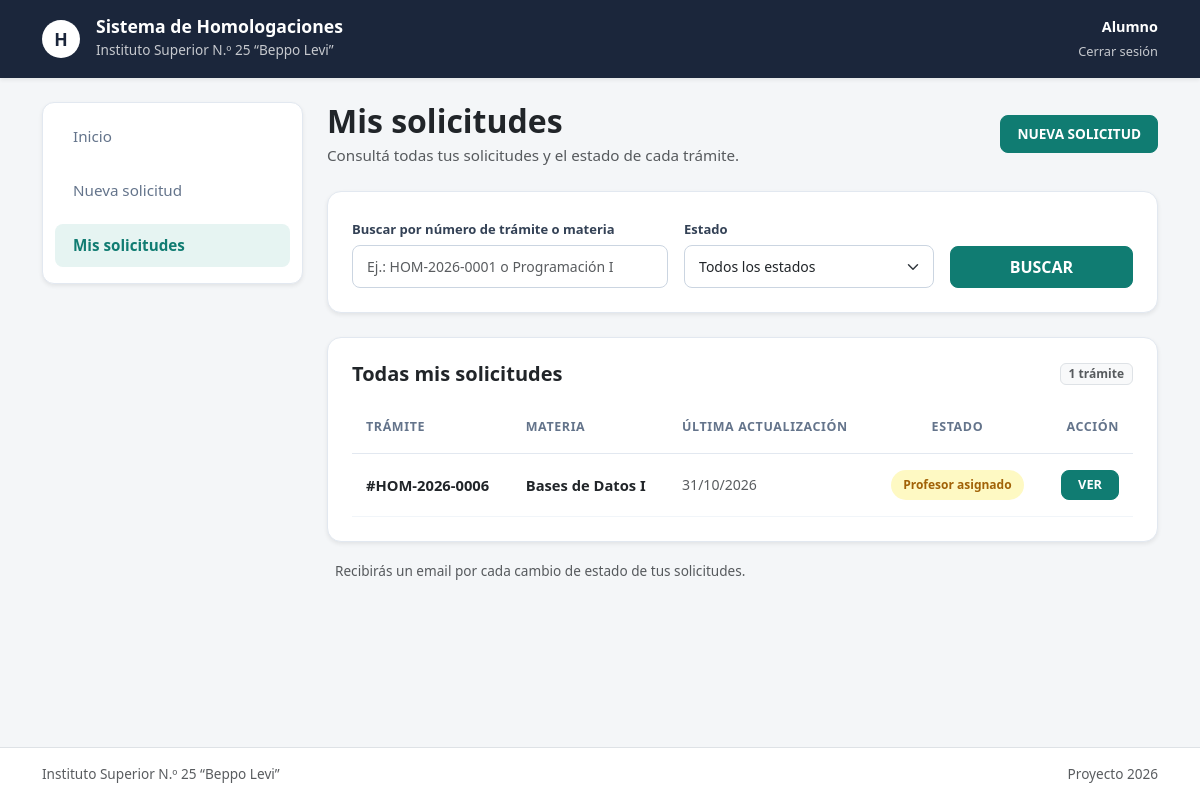
The app's page /mis-solicitudes/ (signed in), older data.
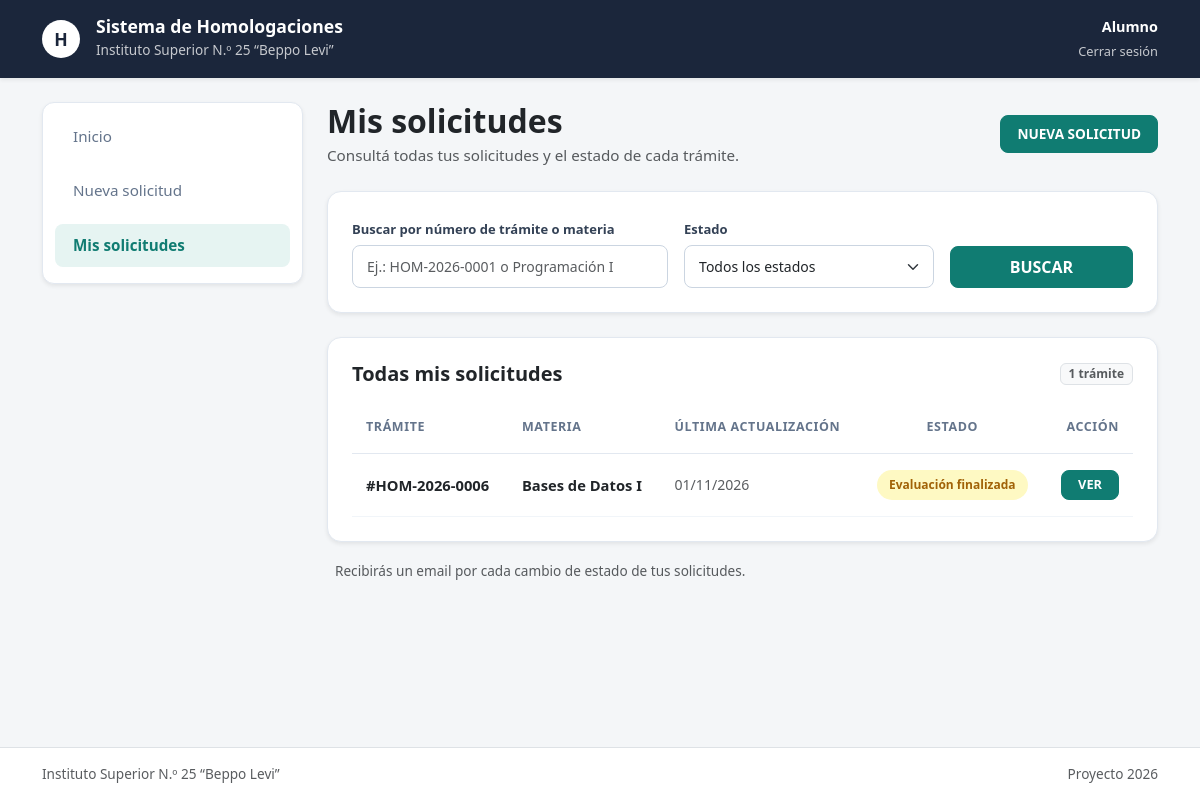
The same page, newer data.
### app1/models.py (models this page shows, shortened)
class SolicitudHomologacion(models.Model):
    ESTADOS = [
        ('PENDIENTE_PRESENTACION', 'Pendiente de presentación en Secretaría'),
        ('DOCUMENTACION_RECIBIDA', 'Documentación recibida'),
        ('PROFESOR_ASIGNADO', 'Profesor asignado'),
        ('EN_EVALUACION', 'En evaluación'),
        ('EVALUACION_FINALIZADA', 'Evaluación finalizada'),
        ('CORRECCION_SOLICITADA', 'Corrección solicitada'),
        ('DICTAMEN_APROBADO', 'Dictamen aprobado'),
        ('HOMOLOGACION_APROBADA', 'Homologación aprobada'),
        ('HOMOLOGACION_RECHAZADA', 'Homologación rechazada'),
    ]
    numero_tramite = models.CharField(max_length=30, unique=True, verbose_name="Número de Trámite")
    alumno = models.ForeignKey(PerfilUsuario, on_delete=models.CASCADE, limit_choices_to={'rol': 'ALUMNO'}, related_name="solicitudes")
    institucion_origen = models.CharField(max_length=200, verbose_name="Institución de Origen")
    carrera_origen = models.CharField(max_length=200, verbose_name="Carrera de Origen")
    analitico_pdf = models.FileField(upload_to="analiticos/", null=True, blank=True, verbose_name="Certificado Analítico")
    programa_origen_pdf = models.FileField(upload_to="programas_origen/", null=True, blank=True, verbose_name="Programa de la Materia de Origen")
    observaciones_alumno = models.TextField(blank=True, null=True, verbose_name="Observaciones del Alumno")
    estado = models.CharField(max_length=30, choices=ESTADOS, default='PENDIENTE_PRESENTACION', verbose_name="Estado de la Solicitud")
    fecha_creacion = models.DateTimeField(auto_now_add=True, verbose_name="Fecha de Creación")
    fecha_actualizacion = models.DateTimeField(auto_now=True, verbose_name="Última Actualización")

class MateriaSolicitada(models.Model):
    RESULTADOS = [
        ('PENDIENTE', 'Pendiente'),
        ('APROBADA', 'Aprobada'),
        ('RECHAZADA', 'Rechazada'),
    ]
    solicitud = models.ForeignKey(SolicitudHomologacion, on_delete=models.CASCADE, related_name="materias_solicitadas")
    materia = models.ForeignKey(Materia, on_delete=models.CASCADE, verbose_name="Materia Institucional a Homologar")
    profesor_evaluador = models.ForeignKey(PerfilUsuario, on_delete=models.SET_NULL, null=True, blank=True, limit_choices_to={'rol': 'PROFESOR'}, related_name="evaluaciones_asignadas")
    programa_institucional = models.ForeignKey(ProgramaAcademico, on_delete=models.SET_NULL, null=True, blank=True)
    resultado_dictamen = models.CharField(max_length=20, choices=RESULTADOS, default='PENDIENTE', verbose_name="Resultado Dictamen")
    fundamentacion_profesor = models.TextField(blank=True, null=True, verbose_name="Fundamentación del Profesor")
    observaciones_jefe_carrera = models.TextField(blank=True, null=True, verbose_name="Observaciones Jefe de Carrera")

class Materia(models.Model):
    carrera = models.ForeignKey(Carrera, on_delete=models.CASCADE, related_name="materias")
    nombre = models.CharField(max_length=150, verbose_name="Nombre de la Materia")
    año = models.CharField(max_length=20, blank=True, null=True, verbose_name="Año / Nivel")

### app1/views.py (the view)
# urls.py: path('mis-solicitudes/', views.mis_solicitudes, name='mis_solicitudes'),
@login_required(login_url='index')
def mis_solicitudes(request):
    perfil = request.user.perfil
    solicitudes = SolicitudHomologacion.objects.filter(alumno=perfil).order_by('-fecha_actualizacion')
    busqueda = request.GET.get('q', '').strip()
    if busqueda:
        solicitudes = solicitudes.filter(
            Q(numero_tramite__icontains=busqueda) |
            Q(materias_solicitadas__materia__nombre__icontains=busqueda)
        ).distinct()
    estado_filtro = request.GET.get('estado', '')
    if estado_filtro:
        solicitudes = solicitudes.filter(estado=estado_filtro)
    contexto = {
        'solicitudes': solicitudes,
        'busqueda': busqueda,
        'estado_filtro': estado_filtro,
        'estados_disponibles': SolicitudHomologacion.ESTADOS,
    }
    return render(request, 'app1/mis_solicitudes.html', contexto)

### app1/templates/app1/mis_solicitudes.html (shortened to what the changed rows need)
{% extends 'app1/base.html' %}
{% load static %}
{% block contenido %}
<div class="row g-4">
    <div class="col-12 col-lg-9">
        <div class="d-flex flex-column flex-sm-row justify-content-between align-items-start align-items-sm-center gap-3 mb-4">
            <div class="text-start">
                <h2 class="fw-bold text-dark mb-1">Mis solicitudes</h2>
            </div>
        </div>
        <div class="card-homolotec shadow-sm p-4 text-start">
            {% if solicitudes %}
                <div class="table-responsive">
                    <table class="table table-homolotec align-middle text-start">
                        <thead>
                            <tr>
                                <th class="border-0">TRÁMITE</th>
                                <th class="border-0">MATERIA</th>
                                <th class="border-0 text-nowrap">ÚLTIMA ACTUALIZACIÓN</th>
                                <th class="border-0 text-center">ESTADO</th>
                                <th class="border-0 text-end">ACCIÓN</th>
                            </tr>
                        </thead>
                        <tbody>
                            {% for sol in solicitudes %}
                                <tr>
                                    <td class="fw-bold text-dark text-nowrap">
                                        #{{ sol.numero_tramite }}
                                    </td>
                                    <td>
                                        <span class="fw-semibold text-dark">
                                            {{ sol.materias_solicitadas.first.materia.nombre|default:"Varias materias" }}
                                        </span>
                                    </td>
                                    <td class="text-muted text-nowrap" style="font-size: 0.88rem;">
                                        {{ sol.fecha_actualizacion|date:"d/m/Y" }}
                                    </td>
                                    <td class="text-center text-nowrap">
                                        <span class="badge-estado badge-pendiente">
                                            {{ sol.get_estado_display }}
                                        </span>
                                    </td>
                                    <td class="text-end text-nowrap">
                                        <a href="{% url 'detalle_solicitud' sol.id %}" class="btn btn-sm btn-teal px-3 py-1 fw-bold" style="font-size: 0.8rem;">
                                            VER
                                        </a>
                                    </td>
                                </tr>
                            {% endfor %}
                        </tbody>
                    </table>
                </div>
            {% else %}
                <div class="text-center py-5 text-muted">
                    <i class="bi bi-inbox fs-2 d-block mb-2 text-secondary opacity-50"></i>
                    <p class="mb-0">No se encontraron solicitudes con los criterios seleccionados.</p>
                </div>
            {% endif %}
        </div>
    </div>
</div>
{% endblock contenido %}

Row changes from the older to the newer data that the page shows:
changed SolicitudHomologacion "Bases de Datos I": fecha_actualizacion "31/10/2026" → "01/11/2026"; estado "Profesor asignado" → "Evaluación finalizada"
